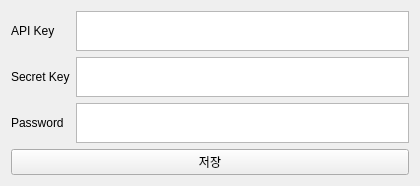
<?xml version="1.0" encoding="UTF-8"?>
<ui version="4.0">
 <class>Form</class>
 <widget class="QWidget" name="Form">
  <property name="geometry">
   <rect>
    <x>0</x>
    <y>0</y>
    <width>420</width>
    <height>180</height>
   </rect>
  </property>
  <property name="maximumSize">
   <size>
    <width>16777215</width>
    <height>240</height>
   </size>
  </property>
  <property name="windowTitle">
   <string>Form</string>
  </property>
  <layout class="QGridLayout" name="gridLayout">
   <item row="0" column="0">
    <widget class="QLabel" name="apiKeyLabel">
     <property name="maximumSize">
      <size>
       <width>16777215</width>
       <height>40</height>
      </size>
     </property>
     <property name="text">
      <string>API Key</string>
     </property>
    </widget>
   </item>
   <item row="0" column="1">
    <widget class="QTextEdit" name="apiKeyEdit">
     <property name="maximumSize">
      <size>
       <width>16777215</width>
       <height>40</height>
      </size>
     </property>
     <property name="verticalScrollBarPolicy">
      <enum>Qt::ScrollBarAlwaysOff</enum>
     </property>
     <property name="horizontalScrollBarPolicy">
      <enum>Qt::ScrollBarAlwaysOff</enum>
     </property>
    </widget>
   </item>
   <item row="1" column="0">
    <widget class="QLabel" name="secretKeyLabel">
     <property name="maximumSize">
      <size>
       <width>16777215</width>
       <height>40</height>
      </size>
     </property>
     <property name="text">
      <string>Secret Key</string>
     </property>
    </widget>
   </item>
   <item row="1" column="1">
    <widget class="QTextEdit" name="secretKeyEdit">
     <property name="maximumSize">
      <size>
       <width>16777215</width>
       <height>40</height>
      </size>
     </property>
     <property name="verticalScrollBarPolicy">
      <enum>Qt::ScrollBarAlwaysOff</enum>
     </property>
     <property name="horizontalScrollBarPolicy">
      <enum>Qt::ScrollBarAlwaysOff</enum>
     </property>
    </widget>
   </item>
   <item row="2" column="0">
    <widget class="QLabel" name="passwordLabel">
     <property name="maximumSize">
      <size>
       <width>16777215</width>
       <height>40</height>
      </size>
     </property>
     <property name="text">
      <string>Password</string>
     </property>
    </widget>
   </item>
   <item row="2" column="1">
    <widget class="QTextEdit" name="passwordEdit">
     <property name="maximumSize">
      <size>
       <width>16777215</width>
       <height>40</height>
      </size>
     </property>
     <property name="verticalScrollBarPolicy">
      <enum>Qt::ScrollBarAlwaysOff</enum>
     </property>
     <property name="horizontalScrollBarPolicy">
      <enum>Qt::ScrollBarAlwaysOff</enum>
     </property>
    </widget>
   </item>
   <item row="3" column="0" colspan="2">
    <widget class="QPushButton" name="saveButton">
     <property name="maximumSize">
      <size>
       <width>16777215</width>
       <height>40</height>
      </size>
     </property>
     <property name="text">
      <string>저장</string>
     </property>
    </widget>
   </item>
  </layout>
 </widget>
 <resources/>
 <connections/>
</ui>
